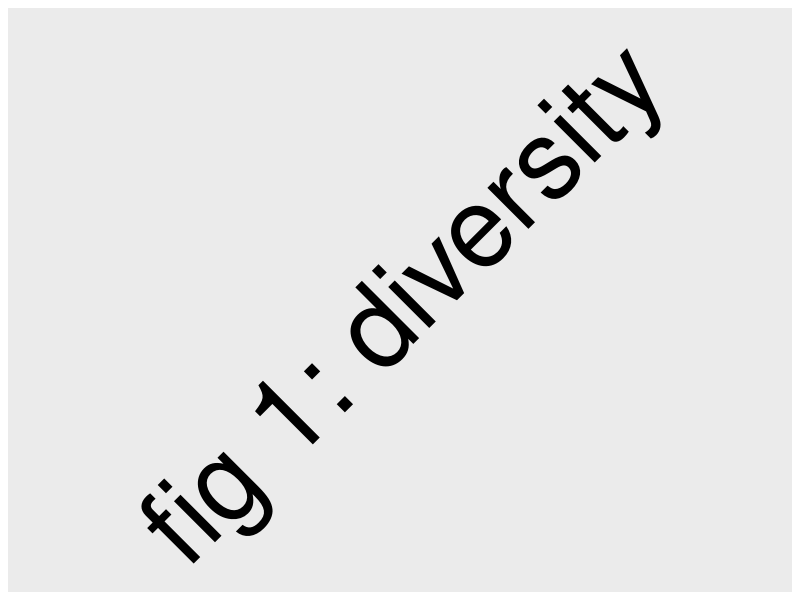

Write R code to recreate this figure. (Note: this script raises an error after producing the figure.)
library(cowplot)
library(dplyr)
library(ggplot2)
p <- ggplot() +
    draw_label("fig 1: diversity", size = 80, angle = 45)

ggsave(filename = snakemake@output[['tiff']], 
       plot = p,
       device = 'tiff')